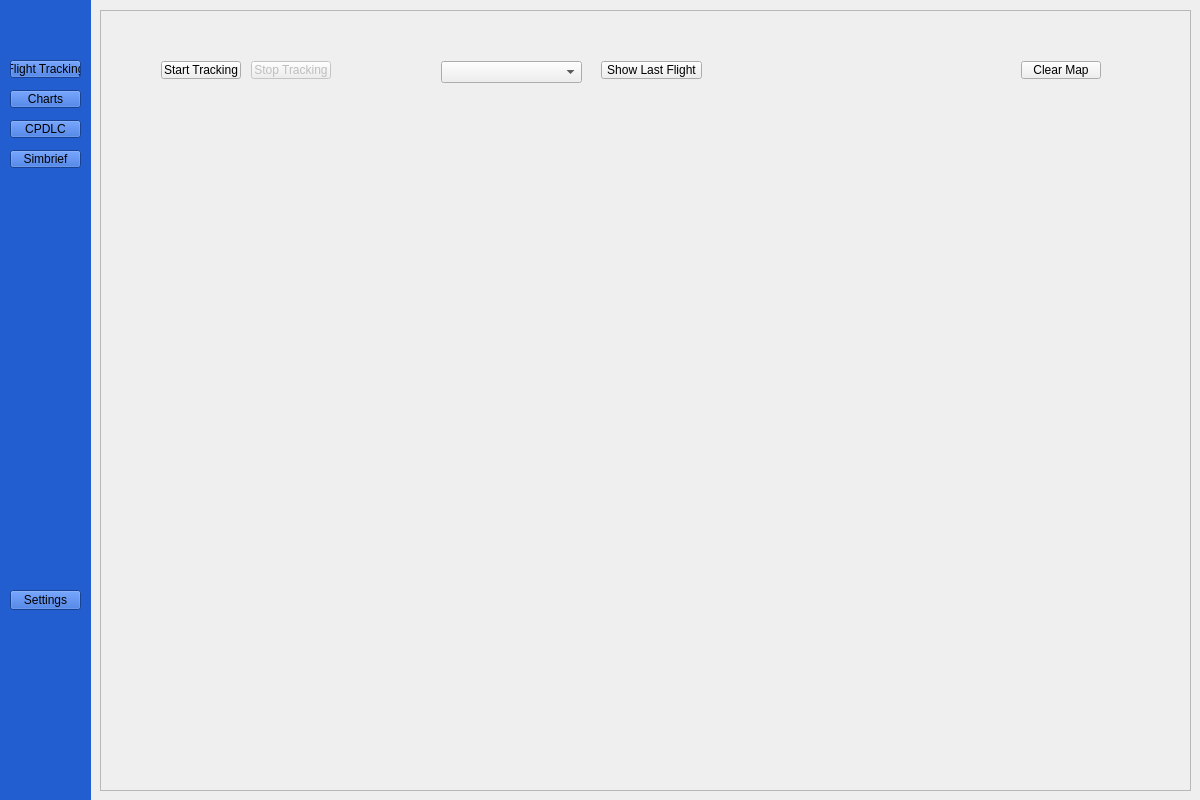
<?xml version="1.0" encoding="UTF-8"?>
<ui version="4.0">
 <class>tracking</class>
 <widget class="QWidget" name="tracking">
  <property name="geometry">
   <rect>
    <x>0</x>
    <y>0</y>
    <width>1200</width>
    <height>800</height>
   </rect>
  </property>
  <property name="sizePolicy">
   <sizepolicy hsizetype="Expanding" vsizetype="Expanding">
    <horstretch>0</horstretch>
    <verstretch>0</verstretch>
   </sizepolicy>
  </property>
  <property name="windowTitle">
   <string>Form</string>
  </property>
  <widget class="QFrame" name="frame">
   <property name="geometry">
    <rect>
     <x>-10</x>
     <y>-10</y>
     <width>101</width>
     <height>811</height>
    </rect>
   </property>
   <property name="sizePolicy">
    <sizepolicy hsizetype="Expanding" vsizetype="Expanding">
     <horstretch>0</horstretch>
     <verstretch>0</verstretch>
    </sizepolicy>
   </property>
   <property name="autoFillBackground">
    <bool>false</bool>
   </property>
   <property name="styleSheet">
    <string notr="true">background-color: #225ecf;</string>
   </property>
   <property name="frameShape">
    <enum>QFrame::Shape::Box</enum>
   </property>
   <property name="frameShadow">
    <enum>QFrame::Shadow::Raised</enum>
   </property>
   <property name="lineWidth">
    <number>0</number>
   </property>
   <widget class="QPushButton" name="flightTrackingPB">
    <property name="geometry">
     <rect>
      <x>20</x>
      <y>70</y>
      <width>71</width>
      <height>18</height>
     </rect>
    </property>
    <property name="text">
     <string>Flight Tracking</string>
    </property>
   </widget>
   <widget class="QPushButton" name="chartsPB">
    <property name="geometry">
     <rect>
      <x>20</x>
      <y>100</y>
      <width>71</width>
      <height>18</height>
     </rect>
    </property>
    <property name="styleSheet">
     <string notr="true"/>
    </property>
    <property name="text">
     <string>Charts</string>
    </property>
   </widget>
   <widget class="QPushButton" name="CPDLCPB">
    <property name="geometry">
     <rect>
      <x>20</x>
      <y>130</y>
      <width>71</width>
      <height>18</height>
     </rect>
    </property>
    <property name="text">
     <string>CPDLC</string>
    </property>
   </widget>
   <widget class="QPushButton" name="simbriefPB">
    <property name="geometry">
     <rect>
      <x>20</x>
      <y>160</y>
      <width>71</width>
      <height>18</height>
     </rect>
    </property>
    <property name="text">
     <string>Simbrief</string>
    </property>
   </widget>
   <widget class="QPushButton" name="settings">
    <property name="geometry">
     <rect>
      <x>20</x>
      <y>600</y>
      <width>71</width>
      <height>20</height>
     </rect>
    </property>
    <property name="text">
     <string>Settings</string>
    </property>
   </widget>
  </widget>
  <widget class="QScrollArea" name="scrollArea">
   <property name="geometry">
    <rect>
     <x>100</x>
     <y>10</y>
     <width>1091</width>
     <height>781</height>
    </rect>
   </property>
   <property name="widgetResizable">
    <bool>true</bool>
   </property>
   <widget class="QWidget" name="scrollAreaWidgetContents">
    <property name="geometry">
     <rect>
      <x>0</x>
      <y>0</y>
      <width>1089</width>
      <height>779</height>
     </rect>
    </property>
    <widget class="QStackedWidget" name="stackedWidget">
     <property name="geometry">
      <rect>
       <x>10</x>
       <y>10</y>
       <width>1071</width>
       <height>761</height>
      </rect>
     </property>
     <property name="minimumSize">
      <size>
       <width>1071</width>
       <height>0</height>
      </size>
     </property>
     <widget class="QWidget" name="page">
      <widget class="QWidget" name="mapWidget" native="true">
       <property name="enabled">
        <bool>true</bool>
       </property>
       <property name="geometry">
        <rect>
         <x>30</x>
         <y>70</y>
         <width>961</width>
         <height>381</height>
        </rect>
       </property>
       <property name="sizePolicy">
        <sizepolicy hsizetype="Expanding" vsizetype="Expanding">
         <horstretch>0</horstretch>
         <verstretch>0</verstretch>
        </sizepolicy>
       </property>
      </widget>
      <widget class="QPushButton" name="startTrackingPB">
       <property name="geometry">
        <rect>
         <x>50</x>
         <y>40</y>
         <width>80</width>
         <height>18</height>
        </rect>
       </property>
       <property name="text">
        <string>Start Tracking</string>
       </property>
      </widget>
      <widget class="QPushButton" name="showLastPB">
       <property name="geometry">
        <rect>
         <x>490</x>
         <y>40</y>
         <width>101</width>
         <height>18</height>
        </rect>
       </property>
       <property name="text">
        <string>Show Last Flight</string>
       </property>
      </widget>
      <widget class="QPushButton" name="stopTrackingPB">
       <property name="enabled">
        <bool>false</bool>
       </property>
       <property name="geometry">
        <rect>
         <x>140</x>
         <y>40</y>
         <width>80</width>
         <height>18</height>
        </rect>
       </property>
       <property name="text">
        <string>Stop Tracking</string>
       </property>
      </widget>
      <widget class="QPushButton" name="clearMapPB">
       <property name="geometry">
        <rect>
         <x>910</x>
         <y>40</y>
         <width>80</width>
         <height>18</height>
        </rect>
       </property>
       <property name="text">
        <string>Clear Map</string>
       </property>
      </widget>
      <widget class="QComboBox" name="chooseSaveDD">
       <property name="geometry">
        <rect>
         <x>330</x>
         <y>40</y>
         <width>141</width>
         <height>22</height>
        </rect>
       </property>
      </widget>
      <widget class="QWidget" name="heightChart" native="true">
       <property name="geometry">
        <rect>
         <x>29</x>
         <y>460</y>
         <width>961</width>
         <height>171</height>
        </rect>
       </property>
      </widget>
      <widget class="QLabel" name="landingSpeedLabel">
       <property name="geometry">
        <rect>
         <x>50</x>
         <y>660</y>
         <width>301</width>
         <height>16</height>
        </rect>
       </property>
       <property name="text">
        <string/>
       </property>
      </widget>
      <widget class="QLabel" name="durationLabel">
       <property name="geometry">
        <rect>
         <x>360</x>
         <y>660</y>
         <width>261</width>
         <height>20</height>
        </rect>
       </property>
       <property name="text">
        <string/>
       </property>
      </widget>
     </widget>
     <widget class="QWidget" name="page_2"/>
     <widget class="QWidget" name="page_3"/>
     <widget class="QWidget" name="page_4"/>
     <widget class="QWidget" name="page_5">
      <widget class="QLabel" name="label">
       <property name="geometry">
        <rect>
         <x>10</x>
         <y>0</y>
         <width>61</width>
         <height>20</height>
        </rect>
       </property>
       <property name="text">
        <string>Simconnect</string>
       </property>
      </widget>
      <widget class="QLineEdit" name="ipLineEdit">
       <property name="geometry">
        <rect>
         <x>70</x>
         <y>30</y>
         <width>113</width>
         <height>20</height>
        </rect>
       </property>
       <property name="text">
        <string/>
       </property>
      </widget>
      <widget class="QLineEdit" name="portLineEdit">
       <property name="geometry">
        <rect>
         <x>70</x>
         <y>60</y>
         <width>113</width>
         <height>20</height>
        </rect>
       </property>
      </widget>
      <widget class="QLabel" name="label_2">
       <property name="geometry">
        <rect>
         <x>10</x>
         <y>30</y>
         <width>71</width>
         <height>16</height>
        </rect>
       </property>
       <property name="text">
        <string>IP address</string>
       </property>
      </widget>
      <widget class="QLabel" name="label_3">
       <property name="geometry">
        <rect>
         <x>10</x>
         <y>60</y>
         <width>37</width>
         <height>12</height>
        </rect>
       </property>
       <property name="text">
        <string>Port</string>
       </property>
      </widget>
      <widget class="QLabel" name="label_4">
       <property name="geometry">
        <rect>
         <x>200</x>
         <y>10</y>
         <width>651</width>
         <height>81</height>
        </rect>
       </property>
       <property name="text">
        <string>How to use Simconnect over internet?
1.Find the IP address of the computer runninf MSFS 2020 using ipconfig.
2.Insert the IP address into the box on the left (leave the port as 500, unless you know what you are doing)
3.Save the changes and copy the config file and create/modify SimConnect.xml by pasting the code.
SimConnect.xml can be found here: C:\Users\&lt;YourUsername&gt;\AppData\Roaming\Microsoft Flight Simulator\</string>
       </property>
      </widget>
      <widget class="QPushButton" name="saveSimConf">
       <property name="geometry">
        <rect>
         <x>90</x>
         <y>80</y>
         <width>80</width>
         <height>18</height>
        </rect>
       </property>
       <property name="text">
        <string>Save</string>
       </property>
      </widget>
      <widget class="QTextBrowser" name="SimConfOut">
       <property name="enabled">
        <bool>false</bool>
       </property>
       <property name="geometry">
        <rect>
         <x>10</x>
         <y>110</y>
         <width>321</width>
         <height>241</height>
        </rect>
       </property>
       <property name="html">
        <string>&lt;!DOCTYPE HTML PUBLIC &quot;-//W3C//DTD HTML 4.0//EN&quot; &quot;http://www.w3.org/TR/REC-html40/strict.dtd&quot;&gt;
&lt;html&gt;&lt;head&gt;&lt;meta name=&quot;qrichtext&quot; content=&quot;1&quot; /&gt;&lt;meta charset=&quot;utf-8&quot; /&gt;&lt;style type=&quot;text/css&quot;&gt;
p, li { white-space: pre-wrap; }
hr { height: 1px; border-width: 0; }
li.unchecked::marker { content: &quot;\2610&quot;; }
li.checked::marker { content: &quot;\2612&quot;; }
&lt;/style&gt;&lt;/head&gt;&lt;body style=&quot; font-family:'Segoe UI'; font-size:9pt; font-weight:400; font-style:normal;&quot;&gt;
&lt;p style=&quot;-qt-paragraph-type:empty; margin-top:0px; margin-bottom:0px; margin-left:0px; margin-right:0px; -qt-block-indent:0; text-indent:0px;&quot;&gt;&lt;br /&gt;&lt;/p&gt;&lt;/body&gt;&lt;/html&gt;</string>
       </property>
      </widget>
     </widget>
    </widget>
   </widget>
  </widget>
  <zorder>scrollArea</zorder>
  <zorder>frame</zorder>
 </widget>
 <resources/>
 <connections/>
</ui>
